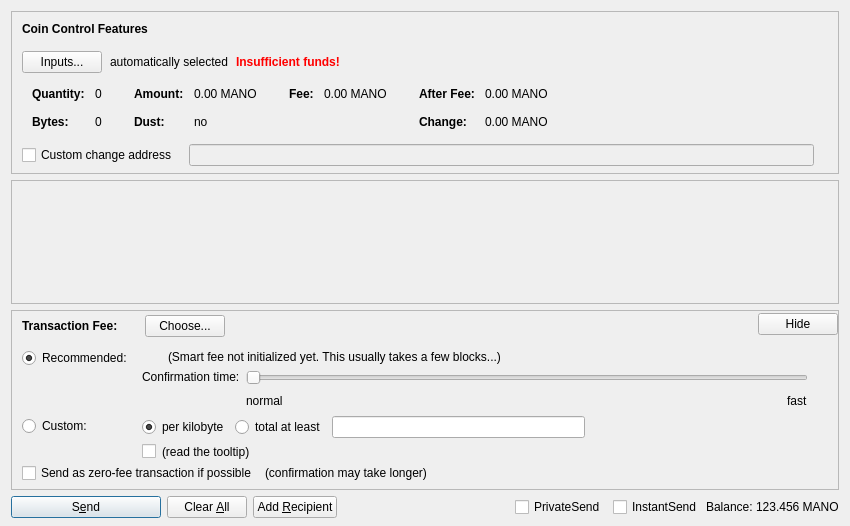
<?xml version="1.0" encoding="UTF-8"?>
<ui version="4.0">
 <class>SendCoinsDialog</class>
 <widget class="QDialog" name="SendCoinsDialog">
  <property name="geometry">
   <rect>
    <x>0</x>
    <y>0</y>
    <width>850</width>
    <height>526</height>
   </rect>
  </property>
  <property name="windowTitle">
   <string>Send Coins</string>
  </property>
  <layout class="QVBoxLayout" name="verticalLayout" stretch="0,1,0,0">
   <property name="bottomMargin">
    <number>8</number>
   </property>
   <item>
    <widget class="QFrame" name="frameCoinControl">
     <property name="sizePolicy">
      <sizepolicy hsizetype="Expanding" vsizetype="Expanding">
       <horstretch>0</horstretch>
       <verstretch>0</verstretch>
      </sizepolicy>
     </property>
     <property name="maximumSize">
      <size>
       <width>16777215</width>
       <height>16777215</height>
      </size>
     </property>
     <property name="frameShape">
      <enum>QFrame::StyledPanel</enum>
     </property>
     <property name="frameShadow">
      <enum>QFrame::Sunken</enum>
     </property>
     <layout class="QVBoxLayout" name="verticalLayoutCoinControl2">
      <property name="spacing">
       <number>0</number>
      </property>
      <property name="leftMargin">
       <number>0</number>
      </property>
      <property name="topMargin">
       <number>0</number>
      </property>
      <property name="rightMargin">
       <number>0</number>
      </property>
      <property name="bottomMargin">
       <number>6</number>
      </property>
      <item>
       <layout class="QVBoxLayout" name="verticalLayoutCoinControl" stretch="0,0,0,0,1">
        <property name="spacing">
         <number>0</number>
        </property>
        <property name="leftMargin">
         <number>10</number>
        </property>
        <property name="topMargin">
         <number>10</number>
        </property>
        <item>
         <layout class="QHBoxLayout" name="horizontalLayoutCoinControl1">
          <property name="bottomMargin">
           <number>15</number>
          </property>
          <item>
           <widget class="QLabel" name="labelCoinControlFeatures">
            <property name="sizePolicy">
             <sizepolicy hsizetype="Preferred" vsizetype="Maximum">
              <horstretch>0</horstretch>
              <verstretch>0</verstretch>
             </sizepolicy>
            </property>
            <property name="font">
             <font>
              <weight>75</weight>
              <bold>true</bold>
             </font>
            </property>
            <property name="styleSheet">
             <string notr="true">font-weight:bold;</string>
            </property>
            <property name="text">
             <string>Coin Control Features</string>
            </property>
           </widget>
          </item>
         </layout>
        </item>
        <item>
         <layout class="QHBoxLayout" name="horizontalLayoutCoinControl2" stretch="0,0,0,0">
          <property name="spacing">
           <number>8</number>
          </property>
          <property name="bottomMargin">
           <number>10</number>
          </property>
          <item>
           <widget class="QPushButton" name="pushButtonCoinControl">
            <property name="styleSheet">
             <string notr="true"/>
            </property>
            <property name="text">
             <string>Inputs...</string>
            </property>
            <property name="autoDefault">
             <bool>false</bool>
            </property>
           </widget>
          </item>
          <item>
           <widget class="QLabel" name="labelCoinControlAutomaticallySelected">
            <property name="text">
             <string>automatically selected</string>
            </property>
            <property name="margin">
             <number>5</number>
            </property>
           </widget>
          </item>
          <item>
           <widget class="QLabel" name="labelCoinControlInsuffFunds">
            <property name="font">
             <font>
              <weight>75</weight>
              <bold>true</bold>
             </font>
            </property>
            <property name="styleSheet">
             <string notr="true">color:red;font-weight:bold;</string>
            </property>
            <property name="text">
             <string>Insufficient funds!</string>
            </property>
            <property name="margin">
             <number>5</number>
            </property>
           </widget>
          </item>
          <item>
           <spacer name="horizontalSpacerCoinControl">
            <property name="orientation">
             <enum>Qt::Horizontal</enum>
            </property>
            <property name="sizeHint" stdset="0">
             <size>
              <width>40</width>
              <height>1</height>
             </size>
            </property>
           </spacer>
          </item>
         </layout>
        </item>
        <item>
         <widget class="QWidget" name="widgetCoinControl" native="true">
          <property name="sizePolicy">
           <sizepolicy hsizetype="Preferred" vsizetype="Preferred">
            <horstretch>0</horstretch>
            <verstretch>0</verstretch>
           </sizepolicy>
          </property>
          <property name="minimumSize">
           <size>
            <width>0</width>
            <height>0</height>
           </size>
          </property>
          <property name="styleSheet">
           <string notr="true"/>
          </property>
          <layout class="QHBoxLayout" name="horizontalLayoutCoinControl5">
           <property name="leftMargin">
            <number>0</number>
           </property>
           <property name="topMargin">
            <number>0</number>
           </property>
           <property name="rightMargin">
            <number>0</number>
           </property>
           <property name="bottomMargin">
            <number>0</number>
           </property>
           <item>
            <layout class="QHBoxLayout" name="horizontalLayoutCoinControl3" stretch="0,0,0,1">
             <property name="spacing">
              <number>20</number>
             </property>
             <property name="topMargin">
              <number>0</number>
             </property>
             <property name="bottomMargin">
              <number>10</number>
             </property>
             <item>
              <layout class="QFormLayout" name="formLayoutCoinControl1">
               <property name="horizontalSpacing">
                <number>10</number>
               </property>
               <property name="verticalSpacing">
                <number>14</number>
               </property>
               <property name="leftMargin">
                <number>10</number>
               </property>
               <property name="topMargin">
                <number>4</number>
               </property>
               <property name="rightMargin">
                <number>6</number>
               </property>
               <item row="0" column="0">
                <widget class="QLabel" name="labelCoinControlQuantityText">
                 <property name="font">
                  <font>
                   <weight>75</weight>
                   <bold>true</bold>
                  </font>
                 </property>
                 <property name="text">
                  <string>Quantity:</string>
                 </property>
                 <property name="margin">
                  <number>0</number>
                 </property>
                </widget>
               </item>
               <item row="0" column="1">
                <widget class="QLabel" name="labelCoinControlQuantity">
                 <property name="cursor">
                  <cursorShape>IBeamCursor</cursorShape>
                 </property>
                 <property name="contextMenuPolicy">
                  <enum>Qt::ActionsContextMenu</enum>
                 </property>
                 <property name="text">
                  <string notr="true">0</string>
                 </property>
                 <property name="margin">
                  <number>0</number>
                 </property>
                 <property name="textInteractionFlags">
                  <set>Qt::LinksAccessibleByMouse|Qt::TextSelectableByKeyboard|Qt::TextSelectableByMouse</set>
                 </property>
                </widget>
               </item>
               <item row="1" column="0">
                <widget class="QLabel" name="labelCoinControlBytesText">
                 <property name="font">
                  <font>
                   <weight>75</weight>
                   <bold>true</bold>
                  </font>
                 </property>
                 <property name="text">
                  <string>Bytes:</string>
                 </property>
                </widget>
               </item>
               <item row="1" column="1">
                <widget class="QLabel" name="labelCoinControlBytes">
                 <property name="cursor">
                  <cursorShape>IBeamCursor</cursorShape>
                 </property>
                 <property name="contextMenuPolicy">
                  <enum>Qt::ActionsContextMenu</enum>
                 </property>
                 <property name="text">
                  <string notr="true">0</string>
                 </property>
                 <property name="textInteractionFlags">
                  <set>Qt::LinksAccessibleByMouse|Qt::TextSelectableByKeyboard|Qt::TextSelectableByMouse</set>
                 </property>
                </widget>
               </item>
              </layout>
             </item>
             <item>
              <layout class="QFormLayout" name="formLayoutCoinControl2">
               <property name="horizontalSpacing">
                <number>10</number>
               </property>
               <property name="verticalSpacing">
                <number>14</number>
               </property>
               <property name="leftMargin">
                <number>6</number>
               </property>
               <property name="topMargin">
                <number>4</number>
               </property>
               <property name="rightMargin">
                <number>6</number>
               </property>
               <item row="0" column="0">
                <widget class="QLabel" name="labelCoinControlAmountText">
                 <property name="font">
                  <font>
                   <weight>75</weight>
                   <bold>true</bold>
                  </font>
                 </property>
                 <property name="text">
                  <string>Amount:</string>
                 </property>
                 <property name="margin">
                  <number>0</number>
                 </property>
                </widget>
               </item>
               <item row="0" column="1">
                <widget class="QLabel" name="labelCoinControlAmount">
                 <property name="cursor">
                  <cursorShape>IBeamCursor</cursorShape>
                 </property>
                 <property name="contextMenuPolicy">
                  <enum>Qt::ActionsContextMenu</enum>
                 </property>
                 <property name="text">
                  <string notr="true">0.00 MANO</string>
                 </property>
                 <property name="textInteractionFlags">
                  <set>Qt::LinksAccessibleByMouse|Qt::TextSelectableByKeyboard|Qt::TextSelectableByMouse</set>
                 </property>
                </widget>
               </item>
               <item row="1" column="0">
                <widget class="QLabel" name="labelCoinControlLowOutputText">
                 <property name="font">
                  <font>
                   <weight>75</weight>
                   <bold>true</bold>
                  </font>
                 </property>
                 <property name="text">
                  <string>Dust:</string>
                 </property>
                </widget>
               </item>
               <item row="1" column="1">
                <widget class="QLabel" name="labelCoinControlLowOutput">
                 <property name="cursor">
                  <cursorShape>IBeamCursor</cursorShape>
                 </property>
                 <property name="contextMenuPolicy">
                  <enum>Qt::ActionsContextMenu</enum>
                 </property>
                 <property name="text">
                  <string notr="true">no</string>
                 </property>
                 <property name="textInteractionFlags">
                  <set>Qt::LinksAccessibleByMouse|Qt::TextSelectableByKeyboard|Qt::TextSelectableByMouse</set>
                 </property>
                </widget>
               </item>
              </layout>
             </item>
             <item>
              <layout class="QFormLayout" name="formLayoutCoinControl3">
               <property name="horizontalSpacing">
                <number>10</number>
               </property>
               <property name="verticalSpacing">
                <number>14</number>
               </property>
               <property name="leftMargin">
                <number>6</number>
               </property>
               <property name="topMargin">
                <number>4</number>
               </property>
               <property name="rightMargin">
                <number>6</number>
               </property>
               <item row="0" column="0">
                <widget class="QLabel" name="labelCoinControlFeeText">
                 <property name="font">
                  <font>
                   <weight>75</weight>
                   <bold>true</bold>
                  </font>
                 </property>
                 <property name="text">
                  <string>Fee:</string>
                 </property>
                 <property name="margin">
                  <number>0</number>
                 </property>
                </widget>
               </item>
               <item row="0" column="1">
                <widget class="QLabel" name="labelCoinControlFee">
                 <property name="cursor">
                  <cursorShape>IBeamCursor</cursorShape>
                 </property>
                 <property name="contextMenuPolicy">
                  <enum>Qt::ActionsContextMenu</enum>
                 </property>
                 <property name="text">
                  <string notr="true">0.00 MANO</string>
                 </property>
                 <property name="textInteractionFlags">
                  <set>Qt::LinksAccessibleByMouse|Qt::TextSelectableByKeyboard|Qt::TextSelectableByMouse</set>
                 </property>
                </widget>
               </item>
             </layout>
             </item>
             <item>
              <layout class="QFormLayout" name="formLayoutCoinControl4">
               <property name="horizontalSpacing">
                <number>10</number>
               </property>
               <property name="verticalSpacing">
                <number>14</number>
               </property>
               <property name="leftMargin">
                <number>6</number>
               </property>
               <property name="topMargin">
                <number>4</number>
               </property>
               <property name="rightMargin">
                <number>6</number>
               </property>
               <item row="0" column="0">
                <widget class="QLabel" name="labelCoinControlAfterFeeText">
                 <property name="font">
                  <font>
                   <weight>75</weight>
                   <bold>true</bold>
                  </font>
                 </property>
                 <property name="text">
                  <string>After Fee:</string>
                 </property>
                 <property name="margin">
                  <number>0</number>
                 </property>
                </widget>
               </item>
               <item row="0" column="1">
                <widget class="QLabel" name="labelCoinControlAfterFee">
                 <property name="cursor">
                  <cursorShape>IBeamCursor</cursorShape>
                 </property>
                 <property name="contextMenuPolicy">
                  <enum>Qt::ActionsContextMenu</enum>
                 </property>
                 <property name="text">
                  <string notr="true">0.00 MANO</string>
                 </property>
                 <property name="textInteractionFlags">
                  <set>Qt::LinksAccessibleByMouse|Qt::TextSelectableByKeyboard|Qt::TextSelectableByMouse</set>
                 </property>
                </widget>
               </item>
               <item row="1" column="0">
                <widget class="QLabel" name="labelCoinControlChangeText">
                 <property name="font">
                  <font>
                   <weight>75</weight>
                   <bold>true</bold>
                  </font>
                 </property>
                 <property name="text">
                  <string>Change:</string>
                 </property>
                </widget>
               </item>
               <item row="1" column="1">
                <widget class="QLabel" name="labelCoinControlChange">
                 <property name="cursor">
                  <cursorShape>IBeamCursor</cursorShape>
                 </property>
                 <property name="contextMenuPolicy">
                  <enum>Qt::ActionsContextMenu</enum>
                 </property>
                 <property name="text">
                  <string notr="true">0.00 MANO</string>
                 </property>
                 <property name="textInteractionFlags">
                  <set>Qt::LinksAccessibleByMouse|Qt::TextSelectableByKeyboard|Qt::TextSelectableByMouse</set>
                 </property>
                </widget>
               </item>
              </layout>
             </item>
            </layout>
           </item>
          </layout>
         </widget>
        </item>
        <item>
         <layout class="QHBoxLayout" name="horizontalLayoutCoinControl4" stretch="0,0,0">
          <property name="spacing">
           <number>12</number>
          </property>
          <property name="sizeConstraint">
           <enum>QLayout::SetDefaultConstraint</enum>
          </property>
          <property name="topMargin">
           <number>5</number>
          </property>
          <property name="rightMargin">
           <number>5</number>
          </property>
          <item>
           <widget class="QCheckBox" name="checkBoxCoinControlChange">
            <property name="toolTip">
             <string>If this is activated, but the change address is empty or invalid, change will be sent to a newly generated address.</string>
            </property>
            <property name="text">
             <string>Custom change address</string>
            </property>
           </widget>
          </item>
          <item>
           <widget class="QValidatedLineEdit" name="lineEditCoinControlChange">
            <property name="enabled">
             <bool>false</bool>
            </property>
            <property name="sizePolicy">
             <sizepolicy hsizetype="Expanding" vsizetype="Fixed">
              <horstretch>0</horstretch>
              <verstretch>0</verstretch>
             </sizepolicy>
            </property>
           </widget>
          </item>
          <item>
           <widget class="QLabel" name="labelCoinControlChangeLabel">
            <property name="sizePolicy">
             <sizepolicy hsizetype="Preferred" vsizetype="Expanding">
              <horstretch>0</horstretch>
              <verstretch>0</verstretch>
             </sizepolicy>
            </property>
            <property name="minimumSize">
             <size>
              <width>0</width>
              <height>0</height>
             </size>
            </property>
            <property name="text">
             <string/>
            </property>
            <property name="margin">
             <number>3</number>
            </property>
           </widget>
          </item>
         </layout>
        </item>
        <item>
         <spacer name="verticalSpacerCoinControl">
          <property name="orientation">
           <enum>Qt::Vertical</enum>
          </property>
          <property name="sizeHint" stdset="0">
           <size>
            <width>800</width>
            <height>1</height>
           </size>
          </property>
         </spacer>
        </item>
       </layout>
      </item>
     </layout>
    </widget>
   </item>
   <item>
    <widget class="QScrollArea" name="scrollArea">
     <property name="widgetResizable">
      <bool>true</bool>
     </property>
     <widget class="QWidget" name="scrollAreaWidgetContents">
      <property name="geometry">
       <rect>
        <x>0</x>
        <y>0</y>
        <width>830</width>
        <height>69</height>
       </rect>
      </property>
      <layout class="QVBoxLayout" name="verticalLayout_2" stretch="0,1">
       <property name="leftMargin">
        <number>0</number>
       </property>
       <property name="topMargin">
        <number>0</number>
       </property>
       <property name="rightMargin">
        <number>0</number>
       </property>
       <property name="bottomMargin">
        <number>0</number>
       </property>
       <item>
        <layout class="QVBoxLayout" name="entries">
         <property name="spacing">
          <number>6</number>
         </property>
        </layout>
       </item>
       <item>
        <spacer name="verticalSpacer">
         <property name="orientation">
          <enum>Qt::Vertical</enum>
         </property>
         <property name="sizeHint" stdset="0">
          <size>
           <width>20</width>
           <height>40</height>
          </size>
         </property>
        </spacer>
       </item>
      </layout>
     </widget>
    </widget>
   </item>
   <item>
    <widget class="QFrame" name="frameFee">
     <property name="sizePolicy">
      <sizepolicy hsizetype="Expanding" vsizetype="Expanding">
       <horstretch>0</horstretch>
       <verstretch>0</verstretch>
      </sizepolicy>
     </property>
     <property name="maximumSize">
      <size>
       <width>16777215</width>
       <height>16777215</height>
      </size>
     </property>
     <property name="frameShape">
      <enum>QFrame::StyledPanel</enum>
     </property>
     <property name="frameShadow">
      <enum>QFrame::Sunken</enum>
     </property>
     <layout class="QVBoxLayout" name="verticalLayoutFee1">
      <property name="spacing">
       <number>0</number>
      </property>
      <property name="leftMargin">
       <number>0</number>
      </property>
      <property name="topMargin">
       <number>0</number>
      </property>
      <property name="rightMargin">
       <number>0</number>
      </property>
      <property name="bottomMargin">
       <number>0</number>
      </property>
      <item>
       <layout class="QVBoxLayout" name="verticalLayoutFee2" stretch="0,0,0">
        <property name="spacing">
         <number>0</number>
        </property>
        <property name="leftMargin">
         <number>10</number>
        </property>
        <property name="topMargin">
         <number>0</number>
        </property>
        <item>
         <layout class="QHBoxLayout" name="horizontalLayoutFee1">
          <property name="bottomMargin">
           <number>0</number>
          </property>
          <item>
           <layout class="QVBoxLayout" name="verticalLayoutFee7">
            <property name="spacing">
             <number>0</number>
            </property>
            <item>
             <spacer name="verticalSpacerSmartFee">
              <property name="orientation">
               <enum>Qt::Vertical</enum>
              </property>
              <property name="sizeType">
               <enum>QSizePolicy::Fixed</enum>
              </property>
              <property name="sizeHint" stdset="0">
               <size>
                <width>1</width>
                <height>4</height>
               </size>
              </property>
             </spacer>
            </item>
            <item>
             <layout class="QHBoxLayout" name="horizontalLayoutSmartFee">
              <property name="spacing">
               <number>10</number>
              </property>
              <item>
               <widget class="QLabel" name="labelFeeHeadline">
                <property name="sizePolicy">
                 <sizepolicy hsizetype="Preferred" vsizetype="Maximum">
                  <horstretch>0</horstretch>
                  <verstretch>0</verstretch>
                 </sizepolicy>
                </property>
                <property name="font">
                 <font>
                  <weight>75</weight>
                  <bold>true</bold>
                 </font>
                </property>
                <property name="styleSheet">
                 <string notr="true">font-weight:bold;</string>
                </property>
                <property name="text">
                 <string>Transaction Fee:</string>
                </property>
               </widget>
              </item>
              <item>
               <widget class="QLabel" name="labelFeeMinimized">
                <property name="text">
                 <string/>
                </property>
               </widget>
              </item>
              <item>
               <widget class="QPushButton" name="buttonChooseFee">
                <property name="text">
                 <string>Choose...</string>
                </property>
               </widget>
              </item>
             </layout>
            </item>
            <item>
             <spacer name="verticalSpacer_5">
              <property name="orientation">
               <enum>Qt::Vertical</enum>
              </property>
              <property name="sizeHint" stdset="0">
               <size>
                <width>1</width>
                <height>1</height>
               </size>
              </property>
             </spacer>
            </item>
           </layout>
          </item>
          <item>
           <spacer name="horizontalSpacer_4">
            <property name="orientation">
             <enum>Qt::Horizontal</enum>
            </property>
            <property name="sizeHint" stdset="0">
             <size>
              <width>40</width>
              <height>20</height>
             </size>
            </property>
           </spacer>
          </item>
          <item>
           <widget class="QPushButton" name="buttonMinimizeFee">
            <property name="toolTip">
             <string>collapse fee-settings</string>
            </property>
            <property name="text">
             <string>Hide</string>
            </property>
           </widget>
          </item>
         </layout>
        </item>
        <item>
         <widget class="QFrame" name="frameFeeSelection">
          <layout class="QVBoxLayout" name="verticalLayoutFee12">
           <property name="spacing">
            <number>0</number>
           </property>
           <property name="leftMargin">
            <number>0</number>
           </property>
           <property name="topMargin">
            <number>0</number>
           </property>
           <property name="rightMargin">
            <number>0</number>
           </property>
           <property name="bottomMargin">
            <number>0</number>
           </property>
           <item>
            <layout class="QGridLayout" name="gridLayoutFee">
             <property name="topMargin">
              <number>10</number>
             </property>
             <property name="bottomMargin">
              <number>4</number>
             </property>
             <property name="horizontalSpacing">
              <number>10</number>
             </property>
             <property name="verticalSpacing">
              <number>4</number>
             </property>
             <item row="1" column="1">
              <layout class="QVBoxLayout" name="verticalLayoutFee8">
               <property name="spacing">
                <number>6</number>
               </property>
               <item>
                <layout class="QHBoxLayout" name="horizontalLayoutFee13">
                 <item>
                  <widget class="QRadioButton" name="radioCustomPerKilobyte">
                   <property name="toolTip">
                    <string>If the custom fee is set to 1000 puffs and the transaction is only 250 bytes, then &quot;per kilobyte&quot; only pays 250 puffs in fee,&lt;br /&gt;while &quot;at least&quot; pays 1000 puffs. For transactions bigger than a kilobyte both pay by kilobyte.</string>
                   </property>
                   <property name="text">
                    <string>per kilobyte</string>
                   </property>
                   <property name="checked">
                    <bool>true</bool>
                   </property>
                   <attribute name="buttonGroup">
                    <string notr="true">groupCustomFee</string>
                   </attribute>
                  </widget>
                 </item>
                 <item>
                  <widget class="QRadioButton" name="radioCustomAtLeast">
                   <property name="toolTip">
                    <string>If the custom fee is set to 1000 puffs and the transaction is only 250 bytes, then &quot;per kilobyte&quot; only pays 250 puffs in fee,&lt;br /&gt;while &quot;total at least&quot; pays 1000 puffs. For transactions bigger than a kilobyte both pay by kilobyte.</string>
                   </property>
                   <property name="text">
                    <string>total at least</string>
                   </property>
                   <attribute name="buttonGroup">
                    <string notr="true">groupCustomFee</string>
                   </attribute>
                  </widget>
                 </item>
                 <item>
                  <widget class="BitcoinAmountField" name="customFee"/>
                 </item>
                 <item>
                  <spacer name="horizontalSpacer_6">
                   <property name="orientation">
                    <enum>Qt::Horizontal</enum>
                   </property>
                   <property name="sizeHint" stdset="0">
                    <size>
                     <width>1</width>
                     <height>1</height>
                    </size>
                   </property>
                  </spacer>
                 </item>
                </layout>
               </item>
               <item>
                <layout class="QHBoxLayout" name="horizontalLayoutFee8">
                 <item>
                  <widget class="QCheckBox" name="checkBoxMinimumFee">
                   <property name="toolTip">
                    <string>Paying only the minimum fee is just fine as long as there is less transaction volume than space in the blocks.&lt;br /&gt;But be aware that this can end up in a never confirming transaction once there is more demand for mano transactions than the network can process.</string>
                   </property>
                   <property name="text">
                    <string/>
                   </property>
                  </widget>
                 </item>
                 <item>
                  <widget class="QLabel" name="labelMinFeeWarning">
                   <property name="enabled">
                    <bool>true</bool>
                   </property>
                   <property name="toolTip">
                    <string>Paying only the minimum fee is just fine as long as there is less transaction volume than space in the blocks.&lt;br /&gt;But be aware that this can end up in a never confirming transaction once there is more demand for mano transactions than the network can process.</string>
                   </property>
                   <property name="text">
                    <string>(read the tooltip)</string>
                   </property>
                   <property name="margin">
                    <number>5</number>
                   </property>
                  </widget>
                 </item>
                 <item>
                  <spacer name="horizontalSpacer_2">
                   <property name="orientation">
                    <enum>Qt::Horizontal</enum>
                   </property>
                   <property name="sizeHint" stdset="0">
                    <size>
                     <width>1</width>
                     <height>1</height>
                    </size>
                   </property>
                  </spacer>
                 </item>
                </layout>
               </item>
              </layout>
             </item>
             <item row="0" column="0">
              <layout class="QVBoxLayout" name="verticalLayoutFee4" stretch="0,1">
               <item>
                <widget class="QRadioButton" name="radioSmartFee">
                 <property name="text">
                  <string>Recommended:</string>
                 </property>
                 <property name="checked">
                  <bool>true</bool>
                 </property>
                 <attribute name="buttonGroup">
                  <string notr="true">groupFee</string>
                 </attribute>
                </widget>
               </item>
               <item>
                <spacer name="verticalSpacer_2">
                 <property name="orientation">
                  <enum>Qt::Vertical</enum>
                 </property>
                 <property name="sizeHint" stdset="0">
                  <size>
                   <width>1</width>
                   <height>1</height>
                  </size>
                 </property>
                </spacer>
               </item>
              </layout>
             </item>
             <item row="1" column="0">
              <layout class="QVBoxLayout" name="verticalLayoutFee9" stretch="0,1">
               <item>
                <widget class="QRadioButton" name="radioCustomFee">
                 <property name="text">
                  <string>Custom:</string>
                 </property>
                 <attribute name="buttonGroup">
                  <string notr="true">groupFee</string>
                 </attribute>
                </widget>
               </item>
               <item>
                <spacer name="verticalSpacer_6">
                 <property name="orientation">
                  <enum>Qt::Vertical</enum>
                 </property>
                 <property name="sizeHint" stdset="0">
                  <size>
                   <width>1</width>
                   <height>1</height>
                  </size>
                 </property>
                </spacer>
               </item>
              </layout>
             </item>
             <item row="0" column="1">
              <layout class="QVBoxLayout" name="verticalLayoutFee3" stretch="0,0,1">
               <property name="spacing">
                <number>6</number>
               </property>
               <property name="topMargin">
                <number>2</number>
               </property>
               <item>
                <layout class="QHBoxLayout" name="horizontalLayoutFee12">
                 <item>
                  <widget class="QLabel" name="labelSmartFee">
                   <property name="text">
                    <string/>
                   </property>
                   <property name="margin">
                    <number>2</number>
                   </property>
                  </widget>
                 </item>
                 <item>
                  <widget class="QLabel" name="labelFeeEstimation">
                   <property name="text">
                    <string/>
                   </property>
                  </widget>
                 </item>
                 <item>
                  <widget class="QLabel" name="labelSmartFee2">
                   <property name="text">
                    <string>(Smart fee not initialized yet. This usually takes a few blocks...)</string>
                   </property>
                   <property name="margin">
                    <number>2</number>
                   </property>
                  </widget>
                 </item>
                 <item>
                  <spacer name="horizontalSpacer_5">
                   <property name="orientation">
                    <enum>Qt::Horizontal</enum>
                   </property>
                   <property name="sizeHint" stdset="0">
                    <size>
                     <width>1</width>
                     <height>1</height>
                    </size>
                   </property>
                  </spacer>
                 </item>
                </layout>
               </item>
               <item>
                <layout class="QHBoxLayout" name="horizontalLayoutFee9">
                 <item>
                  <layout class="QVBoxLayout" name="verticalLayoutFee6">
                   <item>
                    <widget class="QLabel" name="labelSmartFee3">
                     <property name="text">
                      <string>Confirmation time:</string>
                     </property>
                     <property name="margin">
                      <number>2</number>
                     </property>
                    </widget>
                   </item>
                   <item>
                    <spacer name="verticalSpacer_3">
                     <property name="orientation">
                      <enum>Qt::Vertical</enum>
                     </property>
                     <property name="sizeHint" stdset="0">
                      <size>
                       <width>1</width>
                       <height>1</height>
                      </size>
                     </property>
                    </spacer>
                   </item>
                  </layout>
                 </item>
                 <item>
                  <layout class="QVBoxLayout" name="verticalLayoutFee5">
                   <property name="rightMargin">
                    <number>30</number>
                   </property>
                   <item>
                    <widget class="QSlider" name="sliderSmartFee">
                     <property name="minimum">
                      <number>0</number>
                     </property>
                     <property name="maximum">
                      <number>24</number>
                     </property>
                     <property name="pageStep">
                      <number>1</number>
                     </property>
                     <property name="value">
                      <number>0</number>
                     </property>
                     <property name="orientation">
                      <enum>Qt::Horizontal</enum>
                     </property>
                     <property name="invertedAppearance">
                      <bool>false</bool>
                     </property>
                     <property name="invertedControls">
                      <bool>false</bool>
                     </property>
                     <property name="tickPosition">
                      <enum>QSlider::NoTicks</enum>
                     </property>
                    </widget>
                   </item>
                   <item>
                    <layout class="QHBoxLayout" name="horizontalLayoutFee10">
                     <item>
                      <widget class="QLabel" name="labelSmartFeeNormal">
                       <property name="text">
                        <string>normal</string>
                       </property>
                      </widget>
                     </item>
                     <item>
                      <spacer name="horizontalSpacer_3">
                       <property name="orientation">
                        <enum>Qt::Horizontal</enum>
                       </property>
                       <property name="sizeHint" stdset="0">
                        <size>
                         <width>40</width>
                         <height>20</height>
                        </size>
                       </property>
                      </spacer>
                     </item>
                     <item>
                      <widget class="QLabel" name="labelSmartFeeFast">
                       <property name="text">
                        <string>fast</string>
                       </property>
                      </widget>
                     </item>
                    </layout>
                   </item>
                  </layout>
                 </item>
                </layout>
               </item>
               <item>
                <spacer name="verticalSpacer_4">
                 <property name="orientation">
                  <enum>Qt::Vertical</enum>
                 </property>
                 <property name="sizeHint" stdset="0">
                  <size>
                   <width>1</width>
                   <height>1</height>
                  </size>
                 </property>
                </spacer>
               </item>
              </layout>
             </item>
            </layout>
           </item>
           <item>
            <layout class="QHBoxLayout" name="horizontalLayoutFee5" stretch="0,0,0">
             <property name="spacing">
              <number>8</number>
             </property>
             <property name="bottomMargin">
              <number>4</number>
             </property>
             <item>
              <widget class="QCheckBox" name="checkBoxFreeTx">
               <property name="text">
                <string>Send as zero-fee transaction if possible</string>
               </property>
              </widget>
             </item>
             <item>
              <widget class="QLabel" name="labelFreeTx">
               <property name="text">
                <string>(confirmation may take longer)</string>
               </property>
               <property name="margin">
                <number>5</number>
               </property>
              </widget>
             </item>
             <item>
              <spacer name="horizontalSpacerFee5">
               <property name="orientation">
                <enum>Qt::Horizontal</enum>
               </property>
               <property name="sizeHint" stdset="0">
                <size>
                 <width>1</width>
                 <height>1</height>
                </size>
               </property>
              </spacer>
             </item>
            </layout>
           </item>
           <item>
            <spacer name="verticalSpacerFee2">
             <property name="orientation">
              <enum>Qt::Vertical</enum>
             </property>
             <property name="sizeHint" stdset="0">
              <size>
               <width>1</width>
               <height>1</height>
              </size>
             </property>
            </spacer>
           </item>
          </layout>
         </widget>
        </item>
        <item>
         <spacer name="verticalSpacerFee">
          <property name="orientation">
           <enum>Qt::Vertical</enum>
          </property>
          <property name="sizeHint" stdset="0">
           <size>
            <width>800</width>
            <height>1</height>
           </size>
          </property>
         </spacer>
        </item>
       </layout>
      </item>
     </layout>
    </widget>
   </item>
   <item>
    <layout class="QHBoxLayout" name="horizontalLayout">
     <item>
      <widget class="QPushButton" name="sendButton">
       <property name="minimumSize">
        <size>
         <width>150</width>
         <height>0</height>
        </size>
       </property>
       <property name="toolTip">
        <string>Confirm the send action</string>
       </property>
       <property name="text">
        <string>S&amp;end</string>
       </property>
       <property name="autoDefault">
        <bool>false</bool>
       </property>
       <property name="default">
        <bool>true</bool>
       </property>
      </widget>
     </item>
     <item>
      <widget class="QPushButton" name="clearButton">
       <property name="sizePolicy">
        <sizepolicy hsizetype="Minimum" vsizetype="Fixed">
         <horstretch>0</horstretch>
         <verstretch>0</verstretch>
        </sizepolicy>
       </property>
       <property name="toolTip">
        <string>Clear all fields of the form.</string>
       </property>
       <property name="text">
        <string>Clear &amp;All</string>
       </property>
       <property name="autoDefault">
        <bool>false</bool>
       </property>
      </widget>
     </item>
     <item>
      <widget class="QPushButton" name="addButton">
       <property name="toolTip">
        <string>Send to multiple recipients at once</string>
       </property>
       <property name="text">
        <string>Add &amp;Recipient</string>
       </property>
       <property name="autoDefault">
        <bool>false</bool>
       </property>
      </widget>
     </item>
     <item>
      <spacer name="horizontalSpacer">
       <property name="orientation">
        <enum>Qt::Horizontal</enum>
       </property>
       <property name="sizeHint" stdset="0">
        <size>
         <width>40</width>
         <height>20</height>
        </size>
       </property>
      </spacer>
     </item>
     <item>
      <layout class="QHBoxLayout" name="horizontalLayout_2">
       <property name="spacing">
        <number>3</number>
       </property>
       <item>
        <widget class="QCheckBox" name="checkUsePrivateSend">
         <property name="minimumSize">
          <size>
           <width>95</width>
           <height>0</height>
          </size>
         </property>
         <property name="text">
          <string>PrivateSend</string>
         </property>
         <property name="checked">
          <bool>false</bool>
         </property>
        </widget>
       </item>
       <item>
        <widget class="QCheckBox" name="checkUseInstantSend">
         <property name="enabled">
          <bool>true</bool>
         </property>
         <property name="minimumSize">
          <size>
           <width>85</width>
           <height>0</height>
          </size>
         </property>
         <property name="text">
          <string>InstantSend</string>
         </property>
        </widget>
       </item>
       <item>
        <widget class="QLabel" name="label">
         <property name="text">
          <string>Balance:</string>
         </property>
        </widget>
       </item>
       <item>
        <widget class="QLabel" name="labelBalance">
         <property name="sizePolicy">
          <sizepolicy hsizetype="Preferred" vsizetype="Fixed">
           <horstretch>0</horstretch>
           <verstretch>0</verstretch>
          </sizepolicy>
         </property>
         <property name="cursor">
          <cursorShape>IBeamCursor</cursorShape>
         </property>
         <property name="text">
          <string notr="true">123.456 MANO</string>
         </property>
         <property name="textInteractionFlags">
          <set>Qt::LinksAccessibleByMouse|Qt::TextSelectableByKeyboard|Qt::TextSelectableByMouse</set>
         </property>
        </widget>
       </item>
      </layout>
     </item>
    </layout>
   </item>
  </layout>
 </widget>
 <customwidgets>
  <customwidget>
   <class>QValidatedLineEdit</class>
   <extends>QLineEdit</extends>
   <header>qvalidatedlineedit.h</header>
  </customwidget>
  <customwidget>
   <class>BitcoinAmountField</class>
   <extends>QLineEdit</extends>
   <header>bitcoinamountfield.h</header>
   <container>1</container>
  </customwidget>
 </customwidgets>
 <resources>
  <include location="../mano.qrc"/>
 </resources>
 <connections/>
 <buttongroups>
  <buttongroup name="groupCustomFee"/>
  <buttongroup name="groupFee"/>
 </buttongroups>
</ui>
